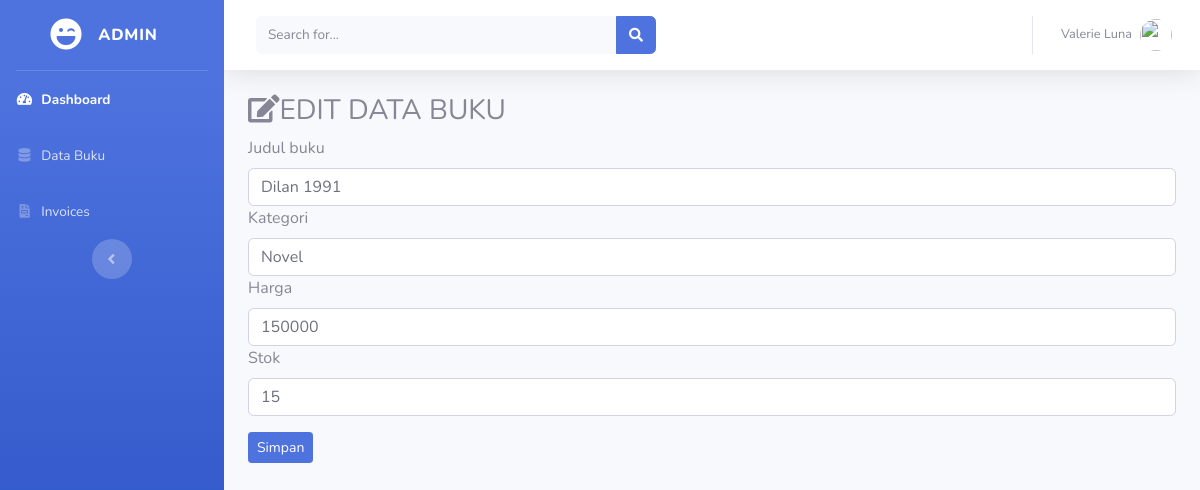
Page /index.php/admin/data_buku/edit/4 on the committed database.
### tables this page shows
CREATE TABLE IF NOT EXISTS `tb_buku` (
  `id_buku` int(11) NOT NULL AUTO_INCREMENT,
  `judul_buku` varchar(120) NOT NULL,
  `kategori` varchar(60) NOT NULL,
  `harga` int(11) NOT NULL,
  `stok` int(4) NOT NULL,
  `gambar` text NOT NULL,
  PRIMARY KEY (`id_buku`)
);

### application/controllers/admin/data_buku.php (called while the page is built, shortened)
<?php
class Data_buku extends CI_Controller{
	public function edit($id)
	{
		$where = array('id_buku' =>$id);
		$data['buku'] = $this->model_buku->edit_buku($where, 'tb_buku')->result();
		$this->load->view('templates_admin/header');
		$this->load->view('templates_admin/sidebar');
		$this->load->view('admin/edit_buku', $data);
		$this->load->view('templates_admin/footer');
	}
}

### index.php (called while the page is built, shortened)
<?php
require_once BASEPATH.'core/CodeIgniter.php';

### application/models/model_buku.php (called while the page is built, shortened)
<?php
class Model_buku extends CI_Model{
	public function edit_buku($where,$table){
		return $this->db->get_where($table,$where);
	}
}

### application/views/admin/edit_buku.php (the view, shortened to what this page needs)
<div class="container-fluid">
	<h3><i class="fas fa-edit"></i>EDIT DATA BUKU</h3>
	<?php foreach($buku as $buku) :?>
		<form method="post" action="<?php echo base_url(). 'admin/data_buku/update' ; ?>">
		<div class="for-group">
			<label>Judul buku</label>
			<input type="text" name="judul_buku" class="form-control" value="<?php echo $buku->judul_buku ?>">
		</div>
		<div class="for-group">
			<label>Kategori</label>
			<input type="text" name="kategori" class="form-control" value="<?php echo $buku->kategori ?>">
		</div>
		<div class="for-group">
			<label>Harga</label>
			<input type="text" name="harga" class="form-control" value="<?php echo $buku->harga ?>">
		</div>
		<div class="for-group">
			<label>Stok</label>
			<input type="text" name="stok" class="form-control" value="<?php echo $buku->stok ?>">
		</div>
		<button type="submit" class="btn btn-primary btn-sm mt-3"> Simpan</button>
		</form>
	<?php endforeach; ?>
</div>

### rows in the picture
tb_buku: judul_buku "Dilan 1991", kategori "Novel", harga "150000", stok "15"
